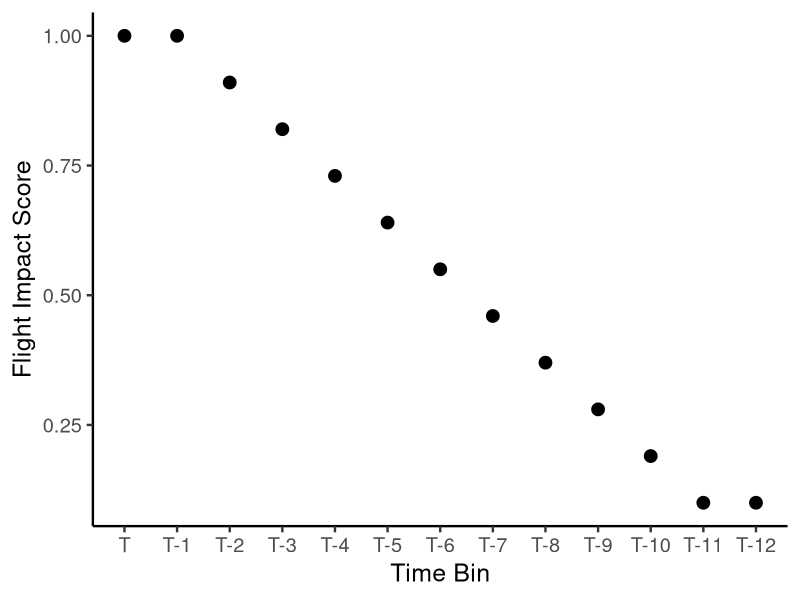

Write the R code that produced this figure.
library(ggplot2)

df <- data.frame("Time Bin" = c("T", "T-1", "T-2", "T-3", "T-4", "T-5", "T-6", 
                                "T-7", "T-8", "T-9", "T-10", "T-11", "T-12"),
                 "Flight Impact Score" = c(1,1,0.91, 0.82, 0.73, 0.64,0.55,
                                            0.46, 0.37, 0.28, 0.19, 0.1, 0.1))
TB = factor(df$Time.Bin, levels = c("T", "T-1", "T-2", "T-3", "T-4", "T-5", "T-6", 
                                    "T-7", "T-8", "T-9", "T-10", "T-11", "T-12"))
df1 <- data.frame(TB, 
                 "Flight Impact Score" = c(1,1,0.91, 0.82, 0.73, 0.64,0.55,
                                           0.46, 0.37, 0.28, 0.19, 0.1, 0.1))

ggplot(data = df1, aes(x = TB, y = Flight.Impact.Score)) + 
  geom_point(size = 4) +
  labs( y = "Flight Impact Score", 
        x = "Time Bin") + 
  theme_classic(base_size = 18)  
